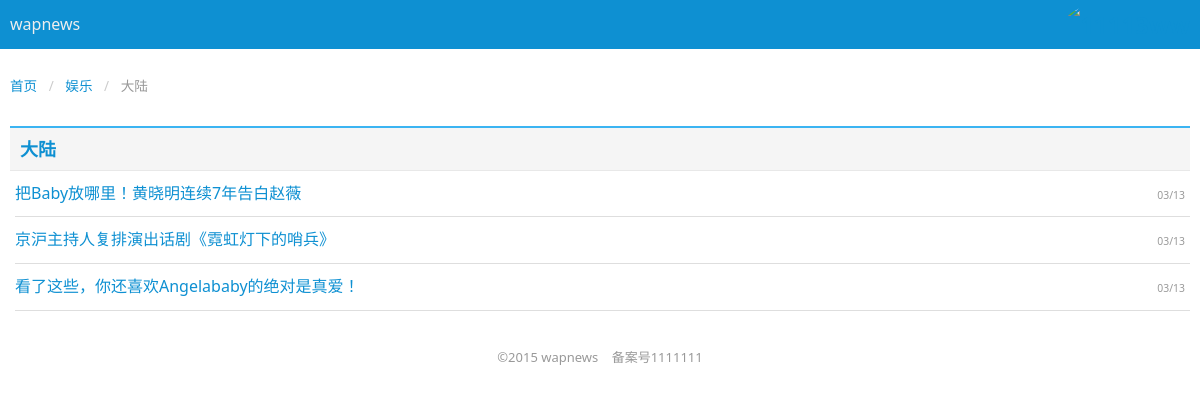
The app's page /application/category_son.php?id=21 (signed in) with its own data.
### tables this page shows
CREATE TABLE `wap_news_category` (
  `category_id` int(11) NOT NULL AUTO_INCREMENT COMMENT '新闻分类id',
  `category_name` varchar(50) DEFAULT NULL COMMENT '新闻分类名称',
  `category_parent_id` int(11) DEFAULT NULL COMMENT '上级分类id',
  `category_manage_id` int(11) DEFAULT NULL COMMENT '分类编辑id',
  `category_porder` int(10) unsigned DEFAULT NULL COMMENT '排序',
  `category_iscanuse` tinyint(4) DEFAULT '1' COMMENT '分类是否可用',
  PRIMARY KEY (`category_id`)
);

CREATE TABLE `wap_news_content` (
  `content_id` int(11) NOT NULL AUTO_INCREMENT COMMENT '新闻编号',
  `content_title` varchar(50) NOT NULL COMMENT '新闻标题',
  `content_content` varchar(1000) NOT NULL COMMENT '新闻内容',
  `content_category_id` int(10) unsigned NOT NULL COMMENT '属于哪个分类',
  `content_author_id` int(11) NOT NULL COMMENT '新闻作者id',
  `content_post_time` datetime DEFAULT NULL COMMENT '新闻发布日期',
  `content_last_time` datetime DEFAULT NULL COMMENT '最后回复日期',
  PRIMARY KEY (`content_id`)
);

### application/conf/mysql.inc.php (called while the page is built, shortened)
<?php
function execute($link, $query) {
	$result = mysqli_query ( $link, $query );
	return $result;
}
?>

### application/category_son.php (the view, shortened to what this page needs)
<?php
include_once 'conf/mysql.inc.php';
$link = connect();
$query = "select * from wap_news_category where category_id = {$_GET['id']}";
$result = execute($link, $query);
$data = mysqli_fetch_assoc($result);
$query_category = "select category_name,category_id from wap_news_category where category_id = {$data['category_parent_id']}";
$result_category = execute($link, $query_category);
$data_category = mysqli_fetch_assoc($result_category);
?>
<?php
include_once 'common/header.inc.php';
?>
<ol style="padding-left: 10px" class="am-breadcrumb am-breadcrumb-slash">
	<li><a href="index.php">首页</a></li>
	<li><a href="category.php?id=<?php echo $data_category['category_id']?>"><?php echo $data_category['category_name']?></a></li>
	<li class="am-active"><?php echo $data['category_name']?></li>
</ol>
<?php
$query_category_son = "select * from wap_news_category where
category_id ={$_GET['id']} order by category_porder,category_id desc";
$result_category_son = execute($link, $query_category_son);
while ($data_category_son = mysqli_fetch_assoc($result_category_son)) {
    ?>
<div data-am-widget="list_news"
	class="am-list-news am-list-news-default">
	<div data-am-widget="titlebar" class="am-titlebar am-titlebar-multi">
		<h2 class="am-titlebar-title ">
			<a
				href="#"
				class=""><?php echo $data_category_son['category_name'] ?></a>
		</h2>
	</div>
	<div class="am-list-news-bd">
		<ul style="padding-left: 5px" class="am-list" >
					<?php
    $query_news = "select * from wap_news_content where content_category_id ={$data_category_son['category_id']}";
    $result_news = execute($link, $query_news);
    while ($data_news = mysqli_fetch_assoc($result_news)) {
        ?>
			<li class="am-g am-list-item-dated"><a
				href="news.php?id=<?php echo $data_news['content_id'] ?>"
				class="am-list-item-hd ">
			<?php echo $data_news['content_title']?>
			</a>
				<span class="am-list-date"><small><?php echo date('m/d',strtotime($data_news['content_post_time'])) ?></small></span></li>
		<?php }?>
		</ul>
	</div>
</div>
<?php }?>
<?php include_once 'common/footer.inc.php';?>

### records on screen
wap_news_category: category_name "娱乐"
wap_news_category: category_name "大陆"
wap_news_content: content_title "把Baby放哪里！黄晓明连续7年告白赵薇", content_post_time "03/13"
wap_news_content: content_title "京沪主持人复排演出话剧《霓虹灯下的哨兵》", content_post_time "03/13"
wap_news_content: content_title "看了这些，你还喜欢Angelababy的绝对是真爱！", content_post_time "03/13"

### other values on screen
SITE_NAME "wapnews"
